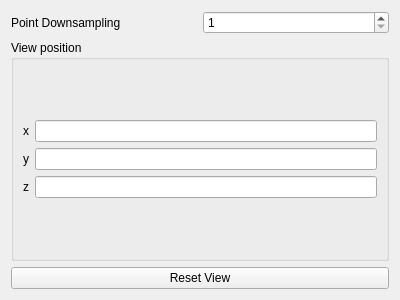
<?xml version="1.0" encoding="UTF-8"?>
<ui version="4.0">
 <class>pclconfig_widget</class>
 <widget class="QWidget" name="pclconfig_widget">
  <property name="geometry">
   <rect>
    <x>0</x>
    <y>0</y>
    <width>400</width>
    <height>300</height>
   </rect>
  </property>
  <property name="sizePolicy">
   <sizepolicy hsizetype="Minimum" vsizetype="Minimum">
    <horstretch>0</horstretch>
    <verstretch>0</verstretch>
   </sizepolicy>
  </property>
  <property name="windowTitle">
   <string>Form</string>
  </property>
  <layout class="QVBoxLayout" name="verticalLayout_3">
   <item>
    <layout class="QHBoxLayout" name="horizontalLayout">
     <item>
      <widget class="QLabel" name="label">
       <property name="text">
        <string>Point Downsampling</string>
       </property>
      </widget>
     </item>
     <item>
      <widget class="QSpinBox" name="spinBox_point_downsampling">
       <property name="minimum">
        <number>1</number>
       </property>
       <property name="maximum">
        <number>4</number>
       </property>
      </widget>
     </item>
    </layout>
   </item>
   <item>
    <widget class="QGroupBox" name="groupBox">
     <property name="title">
      <string>View position</string>
     </property>
     <layout class="QVBoxLayout" name="verticalLayout_2">
      <item>
       <layout class="QVBoxLayout" name="verticalLayout">
        <item>
         <layout class="QHBoxLayout" name="horizontalLayout_2">
          <item>
           <widget class="QLabel" name="label_2">
            <property name="text">
             <string>x</string>
            </property>
           </widget>
          </item>
          <item>
           <widget class="QLineEdit" name="lineEdit_viewpos_x"/>
          </item>
         </layout>
        </item>
        <item>
         <layout class="QHBoxLayout" name="horizontalLayout_3">
          <item>
           <widget class="QLabel" name="label_3">
            <property name="text">
             <string>y</string>
            </property>
           </widget>
          </item>
          <item>
           <widget class="QLineEdit" name="lineEdit_viewpos_y"/>
          </item>
         </layout>
        </item>
        <item>
         <layout class="QHBoxLayout" name="horizontalLayout_4">
          <item>
           <widget class="QLabel" name="label_4">
            <property name="text">
             <string>z</string>
            </property>
           </widget>
          </item>
          <item>
           <widget class="QLineEdit" name="lineEdit_viewpos_z"/>
          </item>
         </layout>
        </item>
       </layout>
      </item>
     </layout>
    </widget>
   </item>
   <item>
    <widget class="QPushButton" name="pushButton_resetView">
     <property name="text">
      <string>Reset View</string>
     </property>
    </widget>
   </item>
  </layout>
 </widget>
 <resources/>
 <connections/>
</ui>
